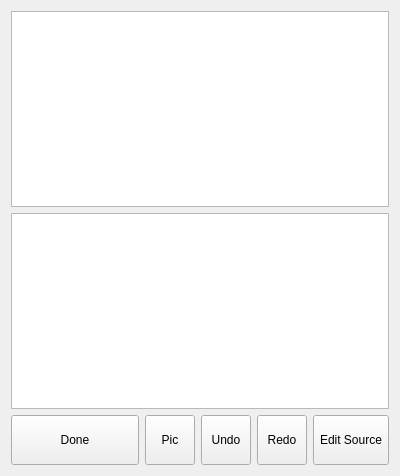
<?xml version="1.0" encoding="UTF-8"?>
<ui version="4.0">
 <class>dlgMainNotes</class>
 <widget class="QDialog" name="dlgMainNotes">
  <property name="geometry">
   <rect>
    <x>0</x>
    <y>0</y>
    <width>400</width>
    <height>476</height>
   </rect>
  </property>
  <property name="windowTitle">
   <string>Dialog</string>
  </property>
  <layout class="QGridLayout" name="gridLayout_2">
   <item row="2" column="0">
    <widget class="QTextBrowser" name="textBrowser"/>
   </item>
   <item row="1" column="0">
    <widget class="QTextEdit" name="textEdit"/>
   </item>
   <item row="3" column="0">
    <layout class="QHBoxLayout" name="horizontalLayout_2">
     <item>
      <widget class="QToolButton" name="btnBack">
       <property name="sizePolicy">
        <sizepolicy hsizetype="Preferred" vsizetype="Fixed">
         <horstretch>0</horstretch>
         <verstretch>0</verstretch>
        </sizepolicy>
       </property>
       <property name="minimumSize">
        <size>
         <width>0</width>
         <height>50</height>
        </size>
       </property>
       <property name="text">
        <string>Done</string>
       </property>
       <property name="iconSize">
        <size>
         <width>25</width>
         <height>25</height>
        </size>
       </property>
      </widget>
     </item>
     <item>
      <widget class="QToolButton" name="btnPic">
       <property name="minimumSize">
        <size>
         <width>50</width>
         <height>50</height>
        </size>
       </property>
       <property name="text">
        <string>Pic</string>
       </property>
       <property name="icon">
        <iconset resource="../res.qrc">
         <normaloff>:/res/pic.png</normaloff>:/res/pic.png</iconset>
       </property>
       <property name="iconSize">
        <size>
         <width>30</width>
         <height>30</height>
        </size>
       </property>
      </widget>
     </item>
     <item>
      <widget class="QToolButton" name="btnUndo">
       <property name="sizePolicy">
        <sizepolicy hsizetype="Fixed" vsizetype="Fixed">
         <horstretch>0</horstretch>
         <verstretch>0</verstretch>
        </sizepolicy>
       </property>
       <property name="minimumSize">
        <size>
         <width>50</width>
         <height>50</height>
        </size>
       </property>
       <property name="text">
        <string>Undo</string>
       </property>
       <property name="icon">
        <iconset resource="../res.qrc">
         <normaloff>:/res/undo.png</normaloff>:/res/undo.png</iconset>
       </property>
       <property name="iconSize">
        <size>
         <width>30</width>
         <height>30</height>
        </size>
       </property>
      </widget>
     </item>
     <item>
      <widget class="QToolButton" name="btnRedo">
       <property name="minimumSize">
        <size>
         <width>50</width>
         <height>50</height>
        </size>
       </property>
       <property name="text">
        <string>Redo</string>
       </property>
       <property name="icon">
        <iconset resource="../res.qrc">
         <normaloff>:/res/redo.png</normaloff>:/res/redo.png</iconset>
       </property>
       <property name="iconSize">
        <size>
         <width>30</width>
         <height>30</height>
        </size>
       </property>
      </widget>
     </item>
     <item>
      <widget class="QToolButton" name="btnEditSource">
       <property name="sizePolicy">
        <sizepolicy hsizetype="Fixed" vsizetype="Fixed">
         <horstretch>0</horstretch>
         <verstretch>0</verstretch>
        </sizepolicy>
       </property>
       <property name="minimumSize">
        <size>
         <width>50</width>
         <height>50</height>
        </size>
       </property>
       <property name="text">
        <string>Edit Source</string>
       </property>
      </widget>
     </item>
    </layout>
   </item>
  </layout>
 </widget>
 <resources>
  <include location="../res.qrc"/>
 </resources>
 <connections/>
</ui>
